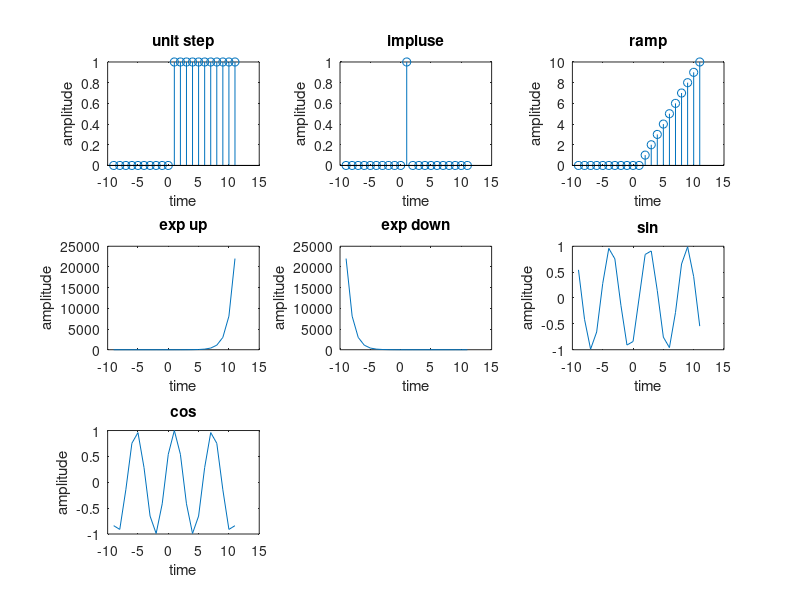

Source code (MATLAB):
subplot(3,3,1)
x=zeros(1,21)
for i=-10:1:10
    if i>=0
        x(1,1+10+i)=1
    else
        x(1,1+10+i)=0
    end
end

stem(x)
xlabel('time')
ylabel('amplitude')
xt = get(gca, 'XTick');                                
set(gca, 'XTick', xt, 'XTickLabel', xt-10) 
title('unit step')
%%%%%%%%%%%%%%%%%%%%%%%%%%%%%%%%%%%%

subplot(3,3,2)
x=zeros(1,21)
for i=-10:1:10
    if i==0
        x(1,1+10+i)=1
    else
        x(1,1+10+i)=0
    end
end

stem(x)
xlabel('time')
ylabel('amplitude')
xt = get(gca, 'XTick');                                 % 'XTick' Values
set(gca, 'XTick', xt, 'XTickLabel', xt-10)  
title('impluse')

%%%%%%%%%%%%%%%%%%%%%%%%%%%%%%%%%%%%

subplot(3,3,3)
x=zeros(1,21)
for i=-10:1:10
    if i>=0
        x(1,1+10+i)=i
    else
        x(1,1+10+i)=0
    end
end

stem(x)
xlabel('time')
ylabel('amplitude')
xt = get(gca, 'XTick');                                 % 'XTick' Values
set(gca, 'XTick', xt, 'XTickLabel', xt-10)  
title('ramp')

%%%%%%%%%%%%%%%%%%%%%%%%%%%%%%%%%%%%

subplot(3,3,4)

i=-10:1:10
x(1,1+10+i)=exp(i)


plot(x)
xlabel('time')
ylabel('amplitude')
xt = get(gca, 'XTick');                                 % 'XTick' Values
set(gca, 'XTick', xt, 'XTickLabel', xt-10)  
title('exp up')

%%%%%%%%%%%%%%%%%%%%%%%%%%%%%%%%%%%%

subplot(3,3,5)

i=-10:1:10
x(1,1+10+i)=exp(-i)


plot(x)
xlabel('time')
ylabel('amplitude')
xt = get(gca, 'XTick');                                 % 'XTick' Values
set(gca, 'XTick', xt, 'XTickLabel', xt-10)  
title('exp down')

%%%%%%%%%%%%%%%%%%%%%%%%%%%%%%%%%%%%

subplot(3,3,6)
x=zeros(1,21)
i=-10:1:10    
   
x=sin(i)

plot(x)
xlabel('time')
ylabel('amplitude')
xt = get(gca, 'XTick');                                 % 'XTick' Values
set(gca, 'XTick', xt, 'XTickLabel', xt-10)  
title('sin')

%%%%%%%%%%%%%%%%%%%%%%%%%%%%%%%%%%%%


subplot(3,3,7)
x=zeros(1,21)
i=-10:1:10    
   
x=cos(i)

plot(x)
xlabel('time')
ylabel('amplitude')
xt = get(gca, 'XTick');                                 % 'XTick' Values
set(gca, 'XTick', xt, 'XTickLabel', xt-10)  
title('cos')

%%%%%%%%%%%%%%%%%%%%%%%%%%%%%%%%%%%%
